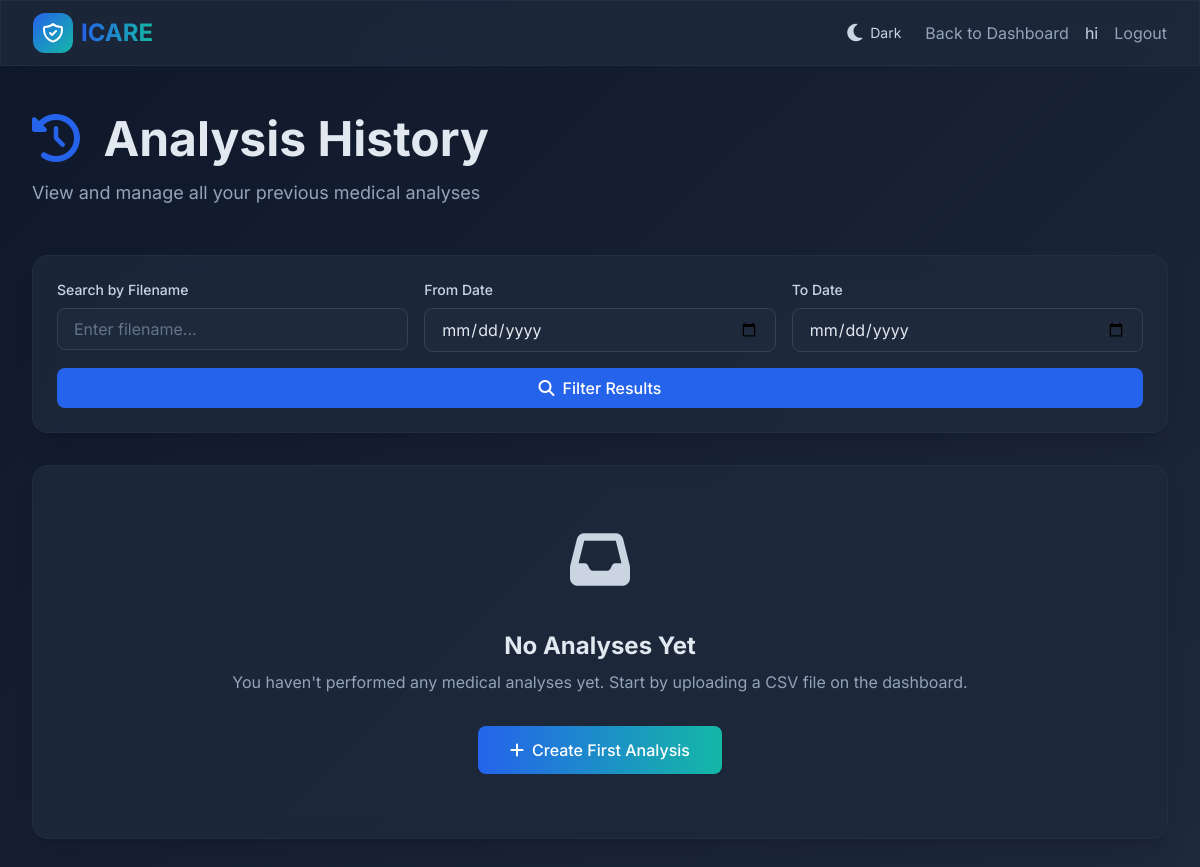
Page /analysis-history/?page=2 (signed in) on the earlier database version.
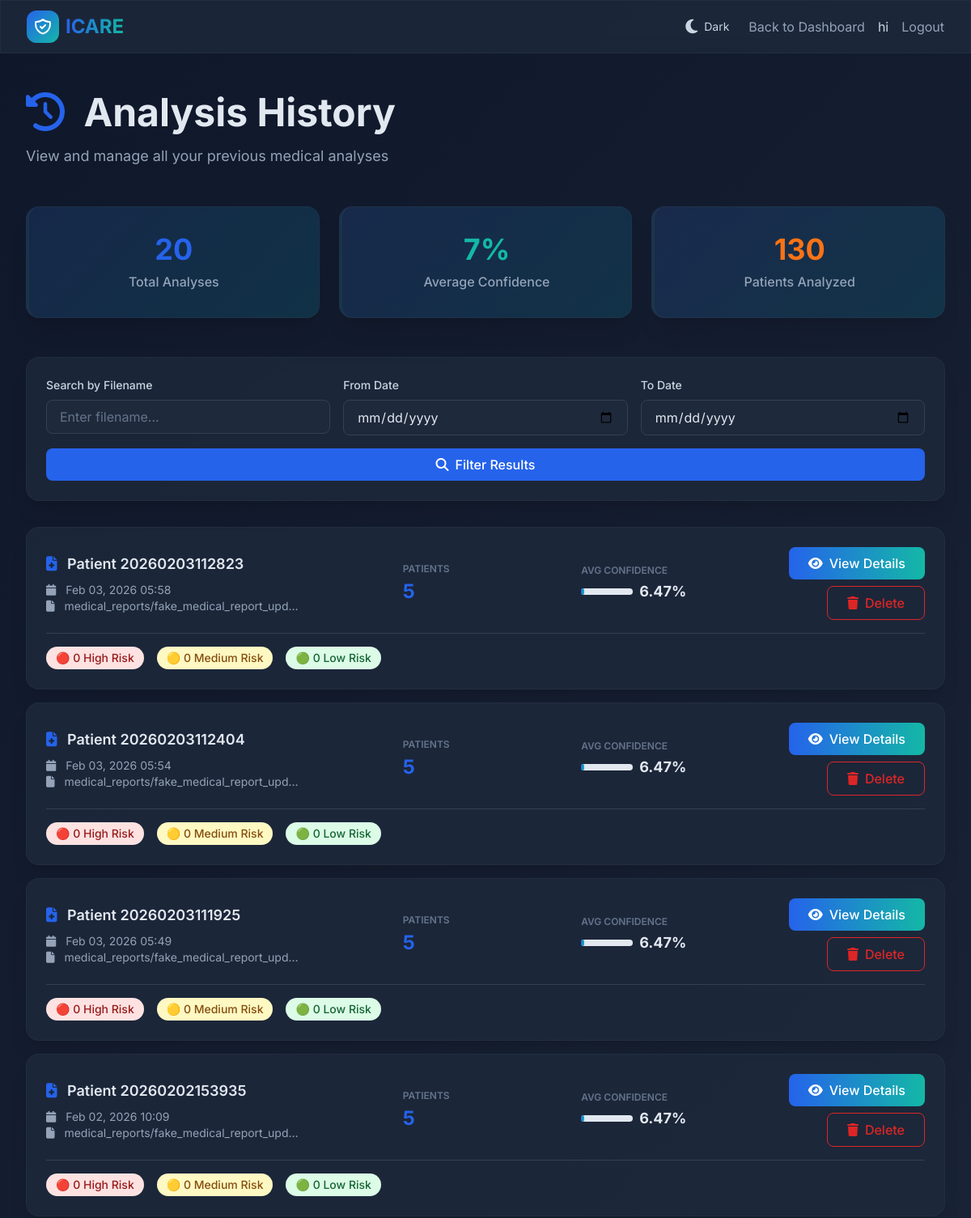
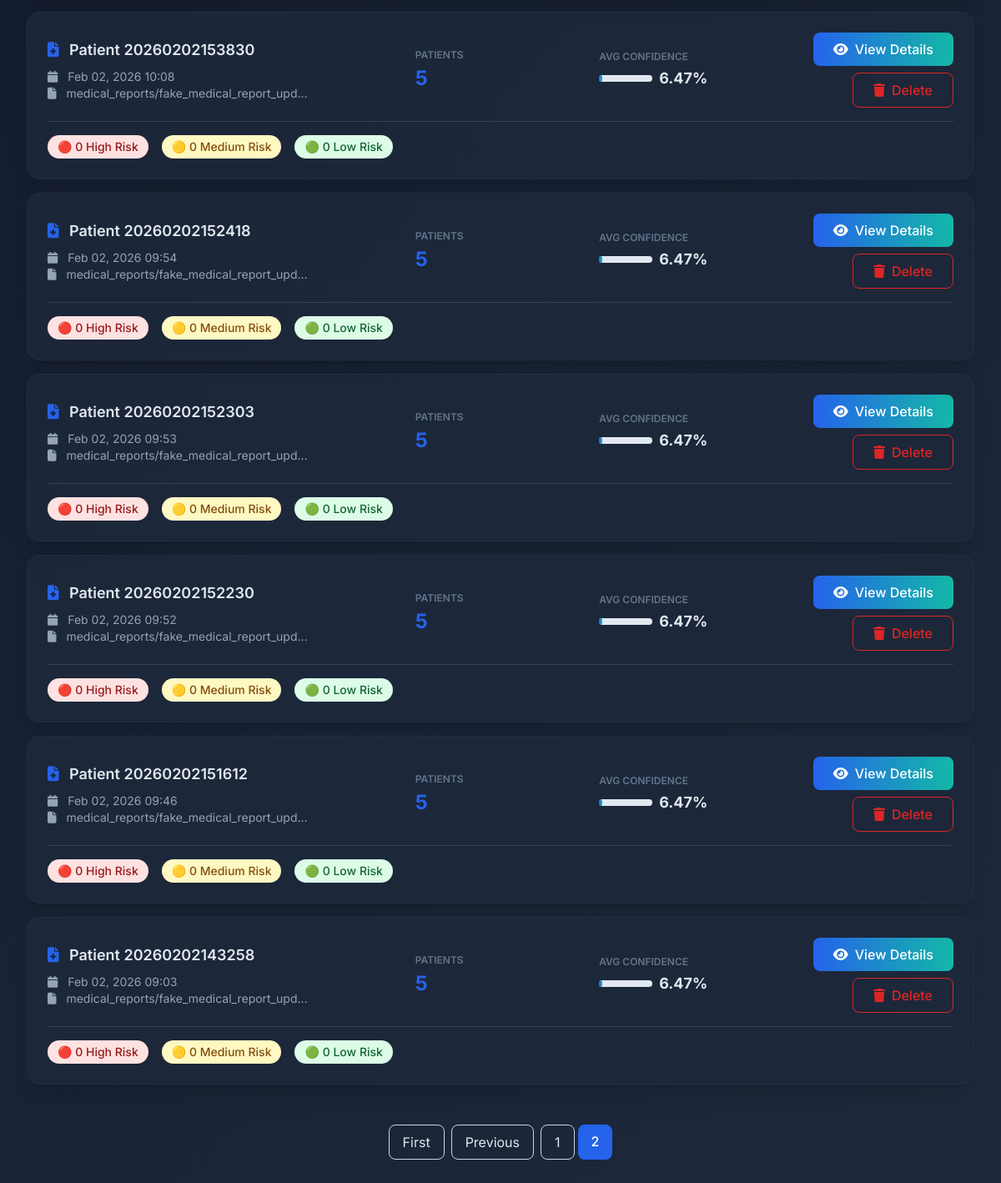
Same page on the later database version (2 pictures, top to bottom).
### app/models.py (models this page shows, shortened)
class AnalysisResult(models.Model):
    RISK_CHOICES = [
        ('High', 'High Risk'),
        ('Medium', 'Medium Risk'),
        ('Low', 'Low Risk'),
    ]
    medical_report = models.OneToOneField(MedicalReport, on_delete=models.CASCADE, related_name='analysis_result')
    user = models.ForeignKey(User, on_delete=models.CASCADE, related_name='analysis_results')
    total_patients = models.IntegerField(default=0)
    total_diseases_analyzed = models.IntegerField(default=0)
    high_risk_count = models.IntegerField(default=0)
    medium_risk_count = models.IntegerField(default=0)
    low_risk_count = models.IntegerField(default=0)
    average_confidence = models.FloatField(default=0.0)
    predictions_json = models.JSONField(default=dict)
    recommendations = models.TextField(blank=True, null=True, help_text="AI-generated clinical recommendations")
    follow_up_actions = models.TextField(blank=True, null=True, help_text="Recommended follow-up actions")
    created_at = models.DateTimeField(auto_now_add=True)
    updated_at = models.DateTimeField(auto_now=True)
    analysis_duration = models.FloatField(default=0.0, help_text="Analysis time in seconds")
    class Meta:
        ordering = ['-created_at']

class MedicalReport(models.Model):
    user = models.ForeignKey(User, on_delete=models.CASCADE, related_name='medical_reports')
    patient_name = models.CharField(max_length=200, blank=True)
    csv_file = models.FileField(upload_to='medical_reports/')
    details = models.TextField(blank=True, null=True)
    age = models.IntegerField(blank=True, null=True)
    gender = models.CharField(max_length=20, blank=True, null=True)
    blood_pressure = models.CharField(max_length=20, blank=True, null=True)
    cholesterol = models.CharField(max_length=20, blank=True, null=True)
    glucose = models.CharField(max_length=20, blank=True, null=True)
    clinical_notes = models.TextField(blank=True, null=True)
    medications = models.TextField(blank=True, null=True, help_text="Current medications")
    allergies = models.TextField(blank=True, null=True)
    family_history = models.TextField(blank=True, null=True)
    created_at = models.DateTimeField(auto_now_add=True)
    updated_at = models.DateTimeField(auto_now=True)
    class Meta:
        ordering = ['-created_at']

### app/views.py (the view, shortened to what this page needs)
# urls.py: path('analysis-history/',views.analysis_history,name='analysis_history'),
@login_required(login_url='login')
def analysis_history(request):
    context = get_theme_context(request)
    analyses = AnalysisResult.objects.filter(user=request.user).order_by('-created_at')
    search_query = request.GET.get('search', '')
    from_date = request.GET.get('from_date', '')
    to_date = request.GET.get('to_date', '')
    if search_query:
        analyses = analyses.filter(
            Q(medical_report__patient_name__icontains=search_query) |
            Q(medical_report__csv_file__icontains=search_query)
        )
    if from_date:
        try:
            from_datetime = datetime.strptime(from_date, '%Y-%m-%d')
            analyses = analyses.filter(created_at__gte=from_datetime)
        except ValueError:
            pass
    total_analyses = analyses.count()
    avg_conf = analyses.aggregate(django_models.Avg('average_confidence'))['average_confidence__avg']
    total_patients = sum(a.total_patients for a in analyses) if analyses.exists() else 0
    paginator = Paginator(analyses, 10)  # 10 analyses per page
    page = request.GET.get('page')
    try:
        analyses_page = paginator.page(page)
    except PageNotAnInteger:
        analyses_page = paginator.page(1)
    except EmptyPage:
        analyses_page = paginator.page(paginator.num_pages)
    for analysis in analyses_page:
        try:
            predictions = analysis.predictions_json if isinstance(analysis.predictions_json, list) else []
            analysis.get_high_risk_count = sum(1 for p in predictions if p.get('risk') == 'High')
            analysis.get_medium_risk_count = sum(1 for p in predictions if p.get('risk') == 'Medium')
            analysis.get_low_risk_count = sum(1 for p in predictions if p.get('risk') == 'Low')
        except:
            analysis.get_high_risk_count = 0
            analysis.get_medium_risk_count = 0
            analysis.get_low_risk_count = 0
    context.update({
        'analyses': analyses_page,
        'page_obj': analyses_page,
        'is_paginated': paginator.num_pages > 1,
        'total_analyses': total_analyses,
        'avg_confidence': round(avg_conf, 2) if avg_conf else 0,
        'total_patients': total_patients,
        'search': search_query,
        'from_date': from_date,
        'to_date': to_date,
    })
    return render(request, 'analysis_history.html', context)

### app/views.py (called while the page is built)
def get_theme_context(request):
    theme = request.COOKIES.get('theme', 'dark')
    return {'theme': theme}

### app/templates/analysis_history.html (shortened to what the changed rows need)
{% load static %}
<!DOCTYPE html>
<html lang="en">
<head>
    <script src="https://cdn.tailwindcss.com"></script>
    <link rel="stylesheet" href="https://cdnjs.cloudflare.com/ajax/libs/font-awesome/6.4.0/css/all.min.css">
</head>
<body class="text-slate-900">
    <main class="max-w-7xl mx-auto px-4 sm:px-6 lg:px-8 py-12">
        <div class="mb-12 animate-fade-in-up">
            <h1 class="text-4xl md:text-5xl font-bold text-slate-900 dark:text-white mb-4">
                <i class="fas fa-history text-blue-600 mr-3"></i>
                Analysis History
            </h1>
        </div>
        {% if total_analyses > 0 %}
        <div class="grid md:grid-cols-3 gap-6 mb-12 animate-fade-in-up" style="animation-delay: 0.1s">
            <div class="glass-card stat-card rounded-2xl shadow-xl p-8 text-center border-l-4 border-blue-600">
                <div class="text-4xl font-bold text-blue-600 mb-2">{{ total_analyses }}</div>
                <p class="text-slate-600 font-medium">Total Analyses</p>
            </div>
            <div class="glass-card stat-card rounded-2xl shadow-xl p-8 text-center border-l-4 border-teal-500">
                <div class="text-4xl font-bold text-teal-500 mb-2">{{ avg_confidence|floatformat:0 }}%</div>
                <p class="text-slate-600 font-medium">Average Confidence</p>
            </div>
            <div class="glass-card stat-card rounded-2xl shadow-xl p-8 text-center border-l-4 border-orange-500">
                <div class="text-4xl font-bold text-orange-500 mb-2">{{ total_patients }}</div>
                <p class="text-slate-600 font-medium">Patients Analyzed</p>
            </div>
        </div>
        {% endif %}
        {% if analyses %}
        <div class="space-y-4 animate-fade-in-up" style="animation-delay: 0.2s">
            {% for analysis in analyses %}
            <div class="glass-card rounded-2xl shadow-xl p-6 hover:shadow-2xl transition">
                <div class="grid md:grid-cols-5 gap-4 items-center">
                    <div class="md:col-span-2">
                        <h3 class="text-lg font-semibold text-slate-900 mb-2">
                            <i class="fas fa-file-medical text-blue-600 mr-2"></i>
                            {% if analysis.medical_report.patient_name %}
                                {{ analysis.medical_report.patient_name }}
                            {% else %}
                                Analysis #{{ analysis.id }}
                            {% endif %}
                        </h3>
                        <p class="text-sm text-slate-600">
                            <i class="fas fa-calendar mr-2"></i>
                            {{ analysis.created_at|date:"M d, Y H:i" }}
                        </p>
                        <p class="text-sm text-slate-600">
                            <i class="fas fa-file mr-2"></i>
                            {{ analysis.medical_report.csv_file|truncatechars:40 }}
                        </p>
                    </div>
                    <div>
                        <p class="text-xs uppercase text-slate-500 font-semibold mb-1">Patients</p>
                        <p class="text-2xl font-bold text-blue-600">{{ analysis.total_patients }}</p>
                    </div>
                    <div>
                        <p class="text-xs uppercase text-slate-500 font-semibold mb-1">Avg Confidence</p>
                        <div class="flex items-center gap-2">
                            <div class="w-16 bg-slate-200 rounded-full h-2">
                                <div class="bg-gradient-to-r from-blue-600 to-teal-500 h-2 rounded-full"
                                     style="width: {{ analysis.average_confidence }}%"></div>
                            </div>
                            <p class="text-lg font-bold text-slate-900">{{ analysis.average_confidence }}%</p>
                        </div>
                    </div>
                    <div class="flex flex-col gap-2 justify-center md:items-end">
                        <a href="{% url 'analysis_detail' analysis.id %}"
                           class="inline-flex items-center justify-center gap-2 bg-gradient-to-r from-blue-600 to-teal-500 text-white px-6 py-2 rounded-lg font-medium hover:shadow-lg transition">
                            <i class="fas fa-eye"></i>
                            View Details
                        </a>
                        <a href="{% url 'delete_analysis' analysis.id %}"
                           class="inline-flex items-center justify-center gap-2 border border-red-600 text-red-600 px-6 py-2 rounded-lg font-medium hover:bg-red-50 transition"
                           onclick="return confirm('Are you sure you want to delete this analysis?');">
                            <i class="fas fa-trash"></i>
                            Delete
                        </a>
                    </div>
                </div>
                <div class="mt-4 pt-4 border-t border-slate-200">
                    <div class="flex gap-4 flex-wrap">
                        <div class="flex items-center gap-2">
                            <span class="px-3 py-1 bg-red-100 text-red-800 rounded-full text-sm font-medium">
                                🔴 {{ analysis.get_high_risk_count|default:0 }} High Risk
                            </span>
                        </div>
                        <div class="flex items-center gap-2">
                            <span class="px-3 py-1 bg-yellow-100 text-yellow-800 rounded-full text-sm font-medium">
                                🟡 {{ analysis.get_medium_risk_count|default:0 }} Medium Risk
                            </span>
                        </div>
                        <div class="flex items-center gap-2">
                            <span class="px-3 py-1 bg-green-100 text-green-800 rounded-full text-sm font-medium">
                                🟢 {{ analysis.get_low_risk_count|default:0 }} Low Risk
                            </span>
                        </div>
                    </div>
                </div>
            </div>
            {% endfor %}
        </div>
        {% if is_paginated %}
        <div class="mt-12 flex justify-center gap-2 animate-fade-in-up" style="animation-delay: 0.3s">
            {% if page_obj.has_previous %}
            <a href="?page=1" class="px-4 py-2 rounded-lg border border-slate-300 hover:bg-slate-50 transition">First</a>
            <a href="?page={{ page_obj.previous_page_number }}" class="px-4 py-2 rounded-lg border border-slate-300 hover:bg-slate-50 transition">Previous</a>
            {% endif %}
            <div class="flex gap-1">
                {% for num in page_obj.paginator.page_range %}
                    {% if page_obj.number == num %}
                    <span class="px-4 py-2 rounded-lg bg-blue-600 text-white font-medium">{{ num }}</span>
                    {% else %}
                    <a href="?page={{ num }}" class="px-4 py-2 rounded-lg border border-slate-300 hover:bg-slate-50 transition">{{ num }}</a>
                    {% endif %}
                {% endfor %}
            </div>
        </div>
        {% endif %}
        {% else %}
        <div class="glass-card rounded-2xl shadow-xl p-16 text-center animate-fade-in-up" style="animation-delay: 0.2s">
            <div class="mb-6">
                <i class="fas fa-inbox text-6xl text-slate-300 mb-4"></i>
            </div>
            <h3 class="text-2xl font-bold text-slate-900 mb-2">No Analyses Yet</h3>
            <p class="text-slate-600 mb-8">You haven't performed any medical analyses yet. Start by uploading a CSV file on the dashboard.</p>
            <a href="{% url 'dashboard' %}" class="inline-flex items-center gap-2 bg-gradient-to-r from-blue-600 to-teal-500 text-white px-8 py-3 rounded-lg font-medium hover:shadow-lg transition">
                <i class="fas fa-plus"></i>
                Create First Analysis
            </a>
        </div>
        {% endif %}
    </main>
</body>
</html>

Differences in the rows shown:
added AnalysisResult: medical_report.patient_name "Patient 20260203112823", created_at "Feb 03, 2026 05:58", medical_report.csv_file "medical_reports/fake_medical_report_upd…", total_patients "5", average_confidence "6.47", get_high_risk_count "0", get_medium_risk_count "0", get_low_risk_count "0"
added AnalysisResult: medical_report.patient_name "Patient 20260203112404", created_at "Feb 03, 2026 05:54", medical_report.csv_file "medical_reports/fake_medical_report_upd…", total_patients "5", average_confidence "6.47", get_high_risk_count "0", get_medium_risk_count "0", get_low_risk_count "0"
added AnalysisResult: medical_report.patient_name "Patient 20260203111925", created_at "Feb 03, 2026 05:49", medical_report.csv_file "medical_reports/fake_medical_report_upd…", total_patients "5", average_confidence "6.47", get_high_risk_count "0", get_medium_risk_count "0", get_low_risk_count "0"
added AnalysisResult: medical_report.patient_name "Patient 20260202153935", created_at "Feb 02, 2026 10:09", medical_report.csv_file "medical_reports/fake_medical_report_upd…", total_patients "5", average_confidence "6.47", get_high_risk_count "0", get_medium_risk_count "0", get_low_risk_count "0"
added AnalysisResult: medical_report.patient_name "Patient 20260202153830", created_at "Feb 02, 2026 10:08", medical_report.csv_file "medical_reports/fake_medical_report_upd…", total_patients "5", average_confidence "6.47", get_high_risk_count "0", get_medium_risk_count "0", get_low_risk_count "0"
added AnalysisResult: medical_report.patient_name "Patient 20260202152418", created_at "Feb 02, 2026 09:54", medical_report.csv_file "medical_reports/fake_medical_report_upd…", total_patients "5", average_confidence "6.47", get_high_risk_count "0", get_medium_risk_count "0", get_low_risk_count "0"
added AnalysisResult: medical_report.patient_name "Patient 20260202152303", created_at "Feb 02, 2026 09:53", medical_report.csv_file "medical_reports/fake_medical_report_upd…", total_patients "5", average_confidence "6.47", get_high_risk_count "0", get_medium_risk_count "0", get_low_risk_count "0"
added AnalysisResult: medical_report.patient_name "Patient 20260202152230", created_at "Feb 02, 2026 09:52", medical_report.csv_file "medical_reports/fake_medical_report_upd…", total_patients "5", average_confidence "6.47", get_high_risk_count "0", get_medium_risk_count "0", get_low_risk_count "0"
added AnalysisResult: medical_report.patient_name "Patient 20260202151612", created_at "Feb 02, 2026 09:46", medical_report.csv_file "medical_reports/fake_medical_report_upd…", total_patients "5", average_confidence "6.47", get_high_risk_count "0", get_medium_risk_count "0", get_low_risk_count "0"
added AnalysisResult: medical_report.patient_name "Patient 20260202143258", created_at "Feb 02, 2026 09:03", medical_report.csv_file "medical_reports/fake_medical_report_upd…", total_patients "5", average_confidence "6.47", get_high_risk_count "0", get_medium_risk_count "0", get_low_risk_count "0"
Other differences:
{{ total_analyses }}: (not shown) → "20"
{{ avg_confidence|floatformat:0 }}: (not shown) → "7"
{{ total_patients }}: (not shown) → "130"
text no longer shown: "No Analyses Yet You haven't performed any medical analyses yet. Start by uploading a CSV file on the dashboard. Create First Analysis"
text now shown: "Total Analyses % Average Confidence Patients Analyzed First Previous"
new list line: "1"
new list line: "2"
